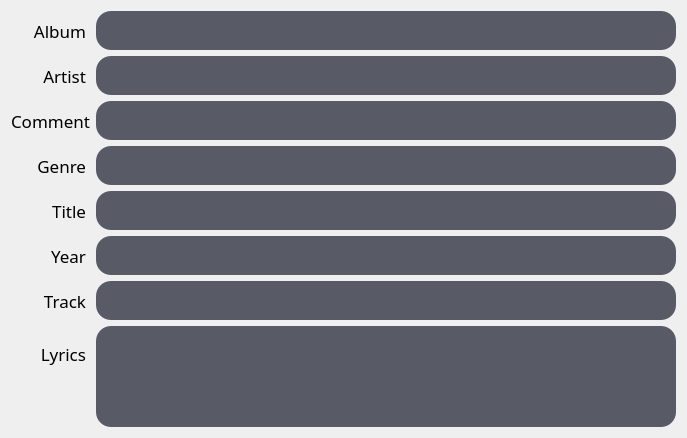
                <widget class="QWidget" name="ChangeValues">
                 <property name="geometry">
                  <rect>
                   <x>0</x>
                   <y>0</y>
                   <width>687</width>
                   <height>438</height>
                  </rect>
                 </property>
                 <layout class="QFormLayout" name="formLayout">
                  <item row="0" column="0">
                   <widget class="QLabel" name="Album">
                    <property name="minimumSize">
                     <size>
                      <width>75</width>
                      <height>39</height>
                     </size>
                    </property>
                    <property name="maximumSize">
                     <size>
                      <width>200</width>
                      <height>55</height>
                     </size>
                    </property>
                    <property name="font">
                     <font>
                      <family>Futura</family>
                      <pointsize>13</pointsize>
                     </font>
                    </property>
                    <property name="text">
                     <string>Album</string>
                    </property>
                    <property name="alignment">
                     <set>Qt::AlignRight|Qt::AlignTrailing|Qt::AlignVCenter</set>
                    </property>
                   </widget>
                  </item>
                  <item row="0" column="1">
                   <widget class="QLineEdit" name="AlbumLe">
                    <property name="minimumSize">
                     <size>
                      <width>300</width>
                      <height>39</height>
                     </size>
                    </property>
                    <property name="maximumSize">
                     <size>
                      <width>600</width>
                      <height>55</height>
                     </size>
                    </property>
                    <property name="font">
                     <font>
                      <family>Futura</family>
                      <pointsize>15</pointsize>
                     </font>
                    </property>
                    <property name="styleSheet">
                     <string notr="true">border-radius: 15px;
background-color: #585a66;</string>
                    </property>
                   </widget>
                  </item>
                  <item row="1" column="0">
                   <widget class="QLabel" name="Artist">
                    <property name="minimumSize">
                     <size>
                      <width>75</width>
                      <height>39</height>
                     </size>
                    </property>
                    <property name="maximumSize">
                     <size>
                      <width>200</width>
                      <height>55</height>
                     </size>
                    </property>
                    <property name="font">
                     <font>
                      <family>Futura</family>
                      <pointsize>13</pointsize>
                     </font>
                    </property>
                    <property name="text">
                     <string>Artist</string>
                    </property>
                    <property name="alignment">
                     <set>Qt::AlignRight|Qt::AlignTrailing|Qt::AlignVCenter</set>
                    </property>
                   </widget>
                  </item>
                  <item row="2" column="0">
                   <widget class="QLabel" name="Comment">
                    <property name="minimumSize">
                     <size>
                      <width>75</width>
                      <height>39</height>
                     </size>
                    </property>
                    <property name="maximumSize">
                     <size>
                      <width>200</width>
                      <height>55</height>
                     </size>
                    </property>
                    <property name="font">
                     <font>
                      <family>Futura</family>
                      <pointsize>13</pointsize>
                     </font>
                    </property>
                    <property name="text">
                     <string>Comment</string>
                    </property>
                    <property name="alignment">
                     <set>Qt::AlignRight|Qt::AlignTrailing|Qt::AlignVCenter</set>
                    </property>
                   </widget>
                  </item>
                  <item row="3" column="0">
                   <widget class="QLabel" name="Genre">
                    <property name="minimumSize">
                     <size>
                      <width>75</width>
                      <height>39</height>
                     </size>
                    </property>
                    <property name="maximumSize">
                     <size>
                      <width>200</width>
                      <height>55</height>
                     </size>
                    </property>
                    <property name="font">
                     <font>
                      <family>Futura</family>
                      <pointsize>13</pointsize>
                     </font>
                    </property>
                    <property name="text">
                     <string>Genre</string>
                    </property>
                    <property name="alignment">
                     <set>Qt::AlignRight|Qt::AlignTrailing|Qt::AlignVCenter</set>
                    </property>
                   </widget>
                  </item>
                  <item row="4" column="0">
                   <widget class="QLabel" name="Title">
                    <property name="minimumSize">
                     <size>
                      <width>75</width>
                      <height>39</height>
                     </size>
                    </property>
                    <property name="maximumSize">
                     <size>
                      <width>200</width>
                      <height>55</height>
                     </size>
                    </property>
                    <property name="font">
                     <font>
                      <family>Futura</family>
                      <pointsize>13</pointsize>
                     </font>
                    </property>
                    <property name="text">
                     <string>Title</string>
                    </property>
                    <property name="alignment">
                     <set>Qt::AlignRight|Qt::AlignTrailing|Qt::AlignVCenter</set>
                    </property>
                   </widget>
                  </item>
                  <item row="5" column="0">
                   <widget class="QLabel" name="Year">
                    <property name="minimumSize">
                     <size>
                      <width>75</width>
                      <height>39</height>
                     </size>
                    </property>
                    <property name="maximumSize">
                     <size>
                      <width>200</width>
                      <height>55</height>
                     </size>
                    </property>
                    <property name="font">
                     <font>
                      <family>Futura</family>
                      <pointsize>13</pointsize>
                     </font>
                    </property>
                    <property name="text">
                     <string>Year</string>
                    </property>
                    <property name="alignment">
                     <set>Qt::AlignRight|Qt::AlignTrailing|Qt::AlignVCenter</set>
                    </property>
                   </widget>
                  </item>
                  <item row="6" column="0">
                   <widget class="QLabel" name="Track">
                    <property name="minimumSize">
                     <size>
                      <width>75</width>
                      <height>39</height>
                     </size>
                    </property>
                    <property name="maximumSize">
                     <size>
                      <width>200</width>
                      <height>55</height>
                     </size>
                    </property>
                    <property name="font">
                     <font>
                      <family>Futura</family>
                      <pointsize>13</pointsize>
                     </font>
                    </property>
                    <property name="text">
                     <string>Track</string>
                    </property>
                    <property name="alignment">
                     <set>Qt::AlignRight|Qt::AlignTrailing|Qt::AlignVCenter</set>
                    </property>
                   </widget>
                  </item>
                  <item row="7" column="0">
                   <widget class="QLabel" name="Lyrics">
                    <property name="minimumSize">
                     <size>
                      <width>75</width>
                      <height>39</height>
                     </size>
                    </property>
                    <property name="maximumSize">
                     <size>
                      <width>200</width>
                      <height>55</height>
                     </size>
                    </property>
                    <property name="font">
                     <font>
                      <family>Futura</family>
                      <pointsize>13</pointsize>
                     </font>
                    </property>
                    <property name="text">
                     <string>Lyrics</string>
                    </property>
                    <property name="alignment">
                     <set>Qt::AlignRight|Qt::AlignTrailing|Qt::AlignVCenter</set>
                    </property>
                   </widget>
                  </item>
                  <item row="1" column="1">
                   <widget class="QLineEdit" name="ArtistLe">
                    <property name="minimumSize">
                     <size>
                      <width>300</width>
                      <height>39</height>
                     </size>
                    </property>
                    <property name="maximumSize">
                     <size>
                      <width>600</width>
                      <height>55</height>
                     </size>
                    </property>
                    <property name="font">
                     <font>
                      <family>Futura</family>
                      <pointsize>15</pointsize>
                     </font>
                    </property>
                    <property name="styleSheet">
                     <string notr="true">border-radius: 15px;
background-color: #585a66;</string>
                    </property>
                   </widget>
                  </item>
                  <item row="2" column="1">
                   <widget class="QLineEdit" name="CommentLe">
                    <property name="minimumSize">
                     <size>
                      <width>300</width>
                      <height>39</height>
                     </size>
                    </property>
                    <property name="maximumSize">
                     <size>
                      <width>600</width>
                      <height>55</height>
                     </size>
                    </property>
                    <property name="font">
                     <font>
                      <family>Futura</family>
                      <pointsize>15</pointsize>
                     </font>
                    </property>
                    <property name="styleSheet">
                     <string notr="true">border-radius: 15px;
background-color: #585a66;</string>
                    </property>
                   </widget>
                  </item>
                  <item row="3" column="1">
                   <widget class="QLineEdit" name="GenreLe">
                    <property name="minimumSize">
                     <size>
                      <width>300</width>
                      <height>39</height>
                     </size>
                    </property>
                    <property name="maximumSize">
                     <size>
                      <width>600</width>
                      <height>55</height>
                     </size>
                    </property>
                    <property name="font">
                     <font>
                      <family>Futura</family>
                      <pointsize>15</pointsize>
                     </font>
                    </property>
                    <property name="styleSheet">
                     <string notr="true">border-radius: 15px;
background-color: #585a66;</string>
                    </property>
                   </widget>
                  </item>
                  <item row="4" column="1">
                   <widget class="QLineEdit" name="TitleLe">
                    <property name="minimumSize">
                     <size>
                      <width>300</width>
                      <height>39</height>
                     </size>
                    </property>
                    <property name="maximumSize">
                     <size>
                      <width>600</width>
                      <height>55</height>
                     </size>
                    </property>
                    <property name="font">
                     <font>
                      <family>Futura</family>
                      <pointsize>15</pointsize>
                     </font>
                    </property>
                    <property name="styleSheet">
                     <string notr="true">border-radius: 15px;
background-color: #585a66;</string>
                    </property>
                   </widget>
                  </item>
                  <item row="5" column="1">
                   <widget class="QLineEdit" name="YearLe">
                    <property name="minimumSize">
                     <size>
                      <width>300</width>
                      <height>39</height>
                     </size>
                    </property>
                    <property name="maximumSize">
                     <size>
                      <width>600</width>
                      <height>55</height>
                     </size>
                    </property>
                    <property name="font">
                     <font>
                      <family>Futura</family>
                      <pointsize>15</pointsize>
                     </font>
                    </property>
                    <property name="styleSheet">
                     <string notr="true">border-radius: 15px;
background-color: #585a66;</string>
                    </property>
                   </widget>
                  </item>
                  <item row="6" column="1">
                   <widget class="QLineEdit" name="TrackLe">
                    <property name="minimumSize">
                     <size>
                      <width>300</width>
                      <height>39</height>
                     </size>
                    </property>
                    <property name="maximumSize">
                     <size>
                      <width>600</width>
                      <height>55</height>
                     </size>
                    </property>
                    <property name="font">
                     <font>
                      <family>Futura</family>
                      <pointsize>15</pointsize>
                     </font>
                    </property>
                    <property name="styleSheet">
                     <string notr="true">border-radius: 15px;
background-color: #585a66;</string>
                    </property>
                   </widget>
                  </item>
                  <item row="7" column="1">
                   <widget class="QTextEdit" name="LyricsLe">
                    <property name="minimumSize">
                     <size>
                      <width>300</width>
                      <height>0</height>
                     </size>
                    </property>
                    <property name="maximumSize">
                     <size>
                      <width>600</width>
                      <height>16777215</height>
                     </size>
                    </property>
                    <property name="font">
                     <font>
                      <family>Futura</family>
                      <pointsize>15</pointsize>
                     </font>
                    </property>
                    <property name="styleSheet">
                     <string notr="true">border-radius: 15px;
background-color: #585a66;</string>
                    </property>
                   </widget>
                  </item>
                 </layout>
                </widget>
